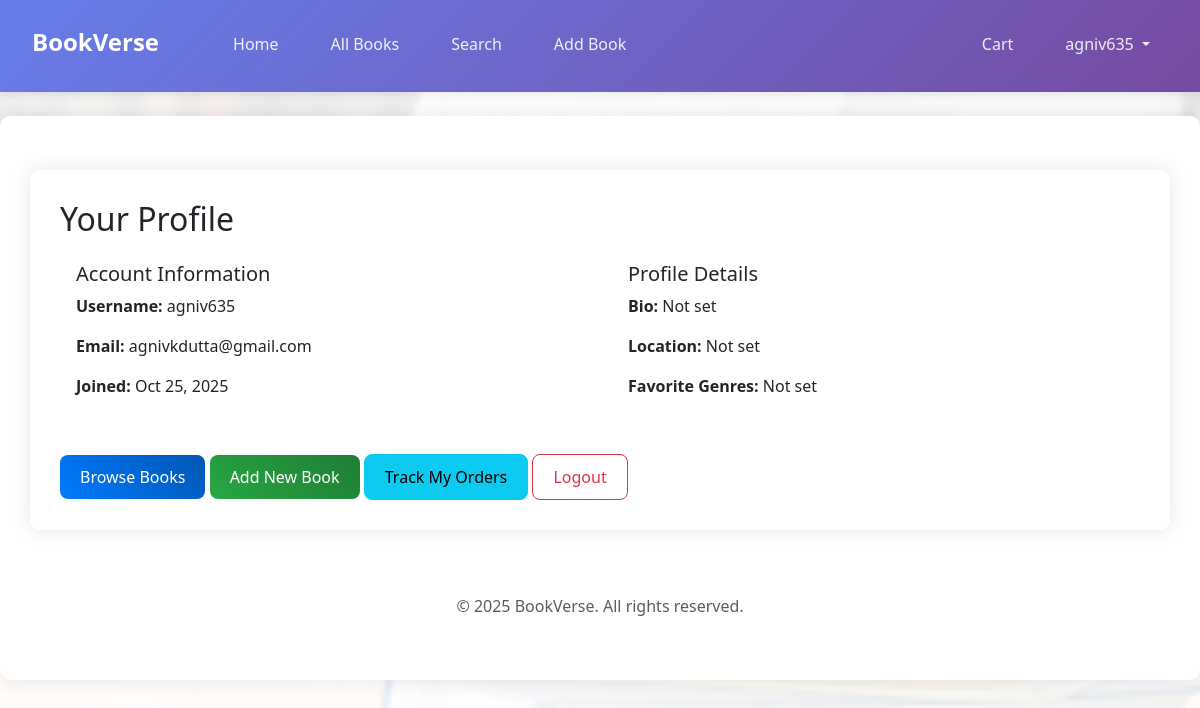
The app's page /book-outlet/profile/ (signed in) with its own data.
### BookOutlet/models.py (models this page shows, shortened)
class UserProfile(models.Model):
    user = models.OneToOneField(User, on_delete=models.CASCADE)
    bio = models.TextField(max_length=500, blank=True)
    location = models.CharField(max_length=30, blank=True)
    birth_date = models.DateField(null=True, blank=True)
    favorite_genres = models.CharField(max_length=200, blank=True)
    avatar = models.ImageField(upload_to='avatars/', null=True, blank=True)

### BookOutlet/views.py (the view)
# urls.py: path("profile/", views.profile_view, name="profile"),
def profile_view(request):
    if not request.user.is_authenticated:
        return redirect('book_outlet:login')
    try:
        profile = UserProfile.objects.get(user=request.user)
    except UserProfile.DoesNotExist:
        profile = None
    return render(request, 'book_outlet/profile.html', {
        'profile': profile
    })

### BookOutlet/context_processors.py (called while the page is built)
def cart_items_count(request):
    if request.user.is_authenticated:
        try:
            cart = Cart.objects.get(user=request.user)
            count = CartItem.objects.filter(cart=cart).count()
        except Cart.DoesNotExist:
            count = 0
    else:
        count = 0
    return {'cart_items_count': count}

### BookOutlet/templates/book_outlet/profile.html (shortened to what this page needs)
{% extends "book_outlet/base.html" %}
{% block content %}
<div class="container mt-4">
    <h2>Your Profile</h2>
    <div class="row">
        <div class="col-md-6">
            <div class="card">
                <div class="card-body">
                    <h5 class="card-title">Account Information</h5>
                    <p><strong>Username:</strong> {{ user.username }}</p>
                    <p><strong>Email:</strong> {{ user.email }}</p>
                    <p><strong>Joined:</strong> {{ user.date_joined|date:"M d, Y" }}</p>
                </div>
            </div>
        </div>
        {% if profile %}
        <div class="col-md-6">
            <div class="card">
                <div class="card-body">
                    <h5 class="card-title">Profile Details</h5>
                    <p><strong>Bio:</strong> {{ profile.bio|default:"Not set" }}</p>
                    <p><strong>Location:</strong> {{ profile.location|default:"Not set" }}</p>
                    <p><strong>Favorite Genres:</strong> {{ profile.favorite_genres|default:"Not set" }}</p>
                </div>
            </div>
        </div>
        {% endif %}
    </div>
    <div class="mt-4">
        <a href="{% url 'book_outlet:book_list' %}" class="btn btn-primary">Browse Books</a>
        <a href="{% url 'book_outlet:add_book' %}" class="btn btn-success">Add New Book</a>
        <a href="{% url 'book_outlet:order_list' %}" class="btn btn-info">Track My Orders</a>
        <form method="post" action="{% url 'book_outlet:logout' %}" style="display: inline;">
            <button type="submit" class="btn btn-outline-danger">Logout</button>
        </form>
    </div>
</div>
{% endblock %}

### BookOutlet/templates/book_outlet/base.html (shortened to what this page needs)
{% load static %}
<!DOCTYPE html>
<html lang="en">
<head>
    <link href="https://cdn.jsdelivr.net/npm/bootstrap@5.3.0/dist/css/bootstrap.min.css" rel="stylesheet">
    <link rel="stylesheet" type="text/css" href="{% static 'book_outlet/css/styles.css' %}">
</head>
<body>
    <nav class="navbar navbar-expand-lg navbar-dark custom-navbar">
        <div class="container-fluid">
            <a class="navbar-brand" href="{% url 'book_outlet:home' %}">
                <strong>BookVerse</strong>
            </a>
            <div class="collapse navbar-collapse" id="navbarNav">
                <ul class="navbar-nav mx-auto">
                    <li class="nav-item mx-2">
                        <a class="nav-link text-center" href="{% url 'book_outlet:home' %}">
                            Home
                        </a>
                    </li>
                    <li class="nav-item mx-2">
                        <a class="nav-link text-center" href="{% url 'book_outlet:book_list' %}">
                            All Books
                        </a>
                    </li>
                    <li class="nav-item mx-2">
                        <a class="nav-link text-center" href="{% url 'book_outlet:book_search' %}">
                            Search
                        </a>
                    </li>
                    {% if user.is_authenticated %}
                    <li class="nav-item mx-2">
                        <a class="nav-link text-center" href="{% url 'book_outlet:add_book' %}">
                            Add Book
                        </a>
                    </li>
                    {% endif %}
                </ul>
                <ul class="navbar-nav">
                    {% if user.is_authenticated %}
                    <li class="nav-item me-3">
                        <a class="nav-link position-relative text-center" href="{% url 'book_outlet:cart' %}">
                            Cart
                        </a>
                    </li>
                    <li class="nav-item dropdown">
                        <a class="nav-link dropdown-toggle text-center" href="#" role="button" data-bs-toggle="dropdown">
                            {{ user.username }}
                        </a>
                    </li>
                    {% endif %}
                </ul>
            </div>
        </div>
    </nav>
    <div class="container mt-4">
        {% block content %}
        {% endblock %}
        <footer class="text-center mt-5 py-3 text-muted">
            <p>&copy; 2025 BookVerse. All rights reserved.</p>
        </footer>
    </div>
</body>
</html>

### BookOutlet/static/book_outlet/css/styles.css (style rules this page uses)
body { font-family: 'Segoe UI', Tahoma, Geneva, Verdana, sans-serif; background: linear-gradient(rgba(255,255,255,0.9), rgba(255,255,255,0.9)), url('../images/background.jpeg'); background-size: cover; background-attachment: fixed; background-color: #f8f9fa; margin: 0; padding: 0; min-height: 100vh; }
.navbar { background: linear-gradient(135deg, #667eea 0%, #764ba2 100%) !important; padding: 0.8rem 1rem !important; box-shadow: 0 2px 10px rgba(0,0,0,0.1); border-bottom: none !important; }
.navbar-brand { color: #ffffff !important; font-weight: bold; font-size: 1.5rem !important; padding: 0 !important; }
.navbar-nav .nav-link { color: rgba(255, 255, 255, 0.9) !important; font-weight: 500; padding: 8px 15px !important; margin: 0 2px; border-radius: 4px; transition: all 0.3s ease; }
.container { max-width: 1200px; margin: 0 auto; background: white; padding: 30px; border-radius: 10px; box-shadow: 0 0 20px rgba(0,0,0,0.1); margin-top: 20px; }
.card { transition: transform 0.3s ease, box-shadow 0.3s ease; border: none; border-radius: 12px; overflow: hidden; }
.btn { border-radius: 8px; transition: all 0.3s ease; font-weight: 500; padding: 10px 20px; }
.btn-primary { background: linear-gradient(45deg, #007bff, #0056b3); border: none; }
.btn-success { background: linear-gradient(45deg, #28a745, #1e7e34); border: none; }

### BookOutlet/templates/book_outlet/base.html (style rules this page uses)
nav.navbar, .navbar, .bg-primary, [class*="navbar"], [class*="nav-bar"] { background: linear-gradient(135deg, #667eea 0%, #764ba2 100%) !important; background-color: #667eea !important; padding: 0.5rem 0 !important; margin: 0 !important; border: none !important; min-height: 60px !important; }
.navbar * { background: transparent !important; }
.navbar, .navbar * { border: none !important; outline: none !important; }
body { padding-top: 0 !important; margin-top: 0 !important; }
.navbar-nav .nav-item { flex: 1; text-align: center; }
.navbar-nav .nav-link { padding: 0.5rem 1rem !important; border-radius: 6px; transition: all 0.3s ease; white-space: nowrap; }
@media (min-width: 992px) { .navbar-collapse { display: flex !important; justify-content: space-between; align-items: center; } }
@media (min-width: 992px) { .navbar-brand { margin-right: 3rem !important; } }
.navbar-brand { font-size: 1.5rem; font-weight: bold; }

### records on screen
UserProfile: bio "Not set", location "Not set", favorite_genres "Not set"

### other values on screen
{{ user.username }} "agniv635"
{{ user.email }} "agnivkdutta@gmail.com"
{{ user.date_joined|date:"M d, Y" }} "Oct 25, 2025"
